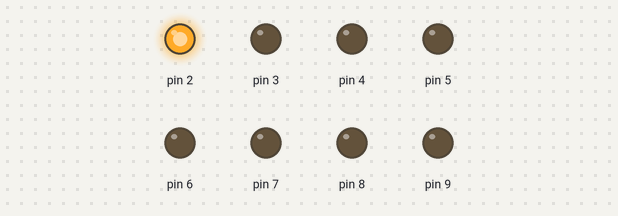
Simulated run of this sketch. Board: Arduino Uno, built with avr-gcc and run on an emulated ATmega328P. Shown: output pins drawn as LEDs (lit = HIGH). Random numbers use the default seed unless the sketch sets one.

Above: at 0.05 s.
At 4.85 s:
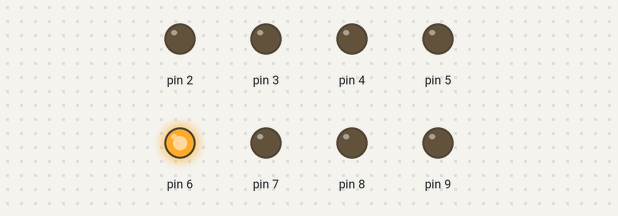
At 9.9 s:
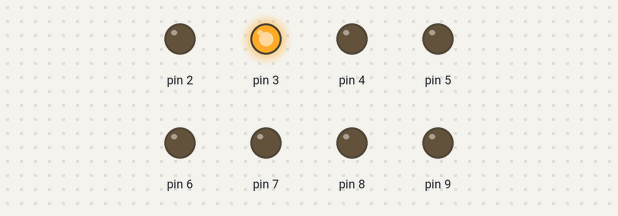
At 19.75 s:
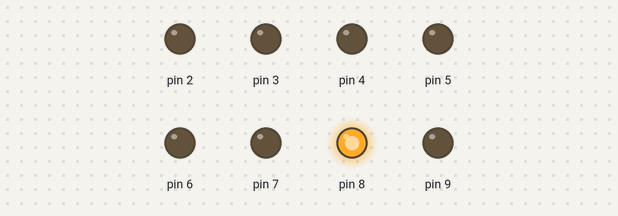
At 29.5 s:
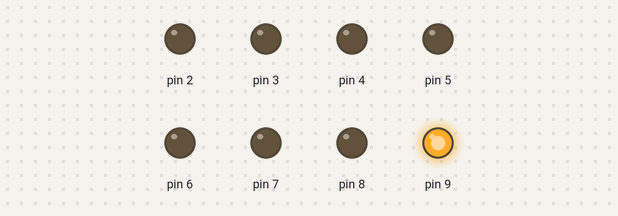
At 39.73 s:
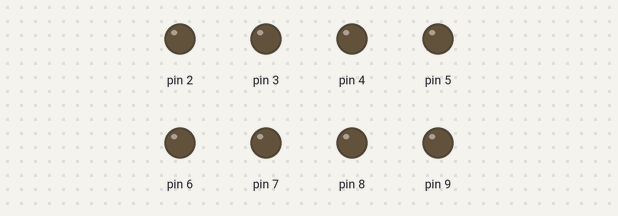
Timing chart, 0 to 40.0 s (numbered marks = the images above):
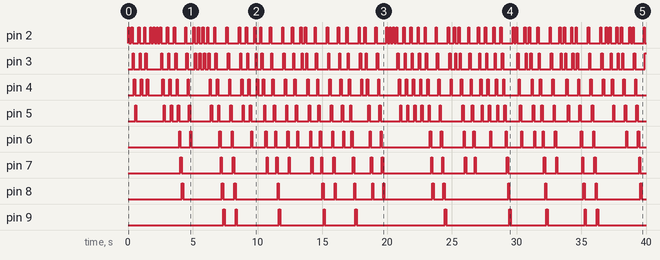

The sketch:

random_leds_multiple_sequential.ino
```cpp
void setup () {
    Serial.begin(9600);
    randomSeed(analogRead(0));
    for (int x = 2; x <= 9; x++){
        pinMode(x, OUTPUT);
    }
}

void loop () {
    int randNum = random(2, 10);
    for (int x = 2; x <= randNum; x++) {
        digitalWrite(x, HIGH);
        delay(100);
        digitalWrite(x, LOW);
    }
    delay(150);
}
```

Measured:
- by itself, pin 2: LOW → HIGH at 0.00 s, → LOW 0.10 s later, → HIGH 0.15 s later, → LOW 0.10 s later, … (138 changes in this stretch)
- by itself, pin 3: LOW → HIGH at 0.35 s, → LOW 0.10 s later, → HIGH 0.45 s later, → LOW 0.10 s later, … (117 changes in this stretch)
- by itself, pin 4: LOW → HIGH at 0.45 s, → LOW 0.10 s later, → HIGH 0.45 s later, → LOW 0.10 s later, … (98 changes in this stretch)
- by itself, pin 5: LOW → HIGH at 0.55 s, → LOW 0.10 s later, → HIGH 2.1 s later, → LOW 0.10 s later, … (86 changes in this stretch)
- by itself, pin 6: LOW → HIGH at 4.0 s, → LOW 0.10 s later, → HIGH 0.75 s later, → LOW 0.10 s later, … (60 changes in this stretch)
- by itself, pin 7: LOW → HIGH at 4.1 s, → LOW 0.10 s later, → HIGH 3.0 s later, → LOW 0.10 s later, … (44 changes in this stretch)
- by itself, pin 8: LOW → HIGH at 4.2 s, → LOW 0.10 s later, → HIGH 3.0 s later, → LOW 0.10 s later, … (32 changes in this stretch)
- by itself, pin 9: LOW → HIGH at 7.4 s, → LOW 0.10 s later, → HIGH 0.85 s later, → LOW 0.10 s later, … (20 changes in this stretch)
